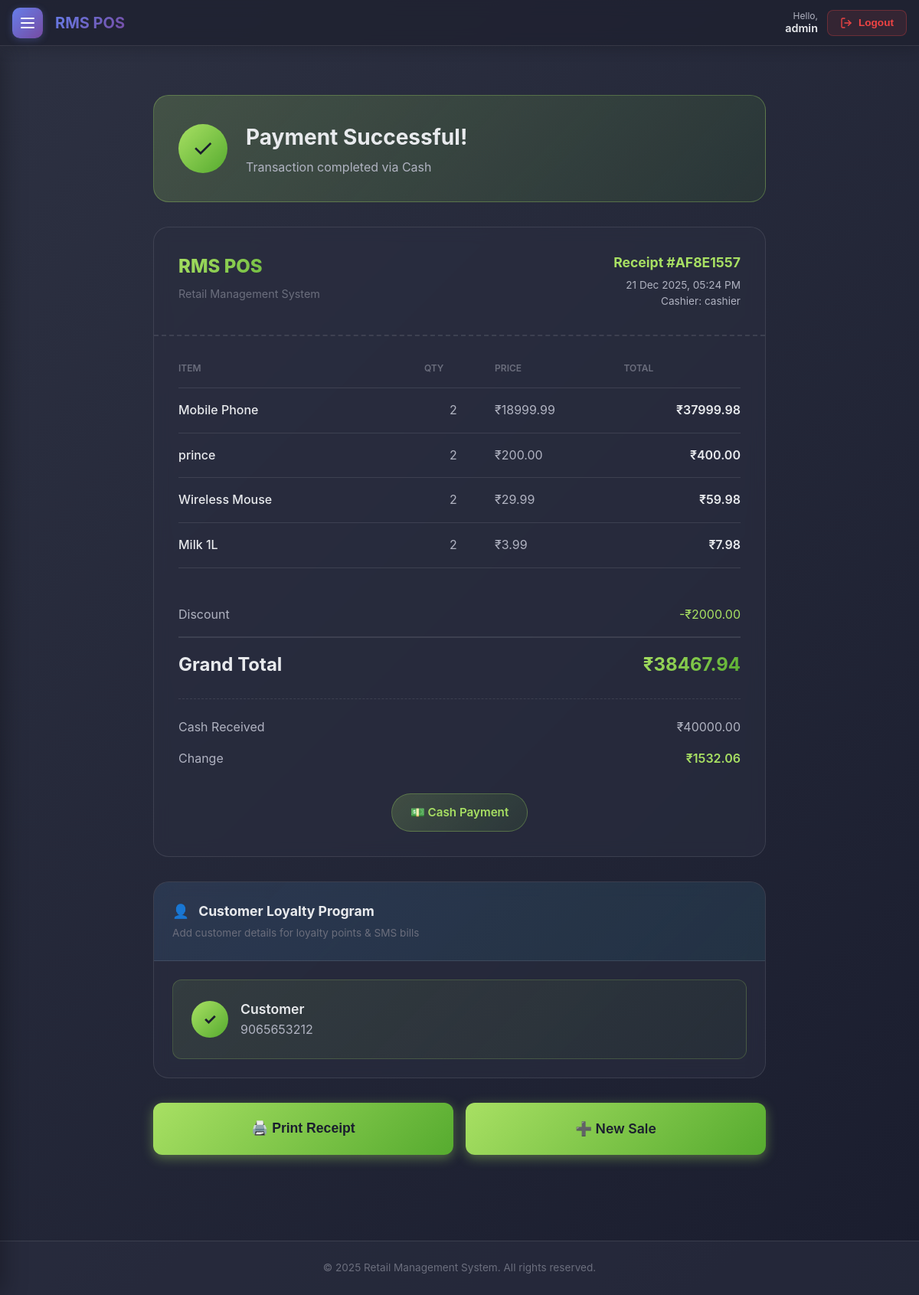
The app's page /pos/receipt/22/ (signed in) with its own data.
### rms_pos/accounts/models.py (models this page shows, shortened)
class User(AbstractUser):
    ROLE_CHOICES = (
        ('admin', 'Admin'),
        ('manager', 'Inventory Manager'),
        ('cashier', 'Cashier'),
    )
    role = models.CharField(max_length=20, choices=ROLE_CHOICES, default='cashier')
    created_by = models.ForeignKey('self', on_delete=models.SET_NULL, null=True, blank=True, related_name='created_users')
    created_at = models.DateTimeField(auto_now_add=True, null=True)
    def can_manage_users(self):
        return self.role in ('admin', 'manager')

### rms_pos/pos/models.py (models this page shows, shortened)
class Sale(models.Model):
    PAYMENT_CHOICES = (
        ('cash', 'Cash'),
        ('card', 'Card'),
        ('upi', 'UPI'),
    )
    cashier = models.ForeignKey(settings.AUTH_USER_MODEL, on_delete=models.SET_NULL, null=True, related_name='sales')
    total_amount = models.DecimalField(max_digits=10, decimal_places=2)
    tax_amount = models.DecimalField(max_digits=10, decimal_places=2, default=0)
    discount_amount = models.DecimalField(max_digits=10, decimal_places=2, default=0)
    created_at = models.DateTimeField(auto_now_add=True)
    receipt_number = models.CharField(max_length=50, unique=True, blank=True)
    payment_method = models.CharField(max_length=10, choices=PAYMENT_CHOICES, default='cash')
    cash_received = models.DecimalField(max_digits=10, decimal_places=2, null=True, blank=True)
    change_amount = models.DecimalField(max_digits=10, decimal_places=2, null=True, blank=True)
    customer_name = models.CharField(max_length=200, blank=True)
    customer_mobile = models.CharField(max_length=15, blank=True)
    is_completed = models.BooleanField(default=False)

class SaleItem(models.Model):
    sale = models.ForeignKey(Sale, on_delete=models.CASCADE, related_name='items')
    product = models.ForeignKey(Product, on_delete=models.SET_NULL, null=True)
    quantity = models.IntegerField(default=1)
    price_at_sale = models.DecimalField(max_digits=10, decimal_places=2)
    subtotal = models.DecimalField(max_digits=10, decimal_places=2)

### rms_pos/inventory/models.py (models this page shows, shortened)
class Product(models.Model):
    name = models.CharField(max_length=200)
    category = models.ForeignKey(Category, on_delete=models.CASCADE, related_name='products')
    barcode = models.CharField(max_length=100, unique=True)
    price = models.DecimalField(max_digits=10, decimal_places=2)
    discount_percentage = models.DecimalField(max_digits=5, decimal_places=2, default=0, help_text="Discount percentage (0-100)")
    cost = models.DecimalField(max_digits=10, decimal_places=2, help_text="Cost price per unit")
    stock_quantity = models.IntegerField(default=0)
    image = models.ImageField(upload_to='products/', blank=True, null=True)
    created_at = models.DateTimeField(auto_now_add=True)
    updated_at = models.DateTimeField(auto_now=True)

### rms_pos/pos/views.py (the view)
# urls.py: path('receipt/<int:sale_id>/', views.receipt_page, name='receipt_page'),
@login_required
def receipt_page(request, sale_id):
    sale = get_object_or_404(Sale, id=sale_id)
    items = sale.items.select_related('product').all()
    return render(request, 'pos/receipt.html', {
        'sale': sale,
        'items': items
    })

### rms_pos/templates/pos/receipt.html (shortened to what this page needs)
{% extends 'base.html' %}
{% block content %}
<div class="container" style="padding: 2rem 2rem;">
    <div class="receipt-page">
        <div class="success-banner">
            <div class="success-icon">✓</div>
            <div class="success-text">
                <h1>Payment Successful!</h1>
                <p>Transaction completed via {{ sale.get_payment_method_display }}</p>
            </div>
        </div>
        <div class="receipt-card">
            <div class="receipt-header">
                <div class="store-info">
                    <h2 class="store-name">RMS POS</h2>
                    <p>Retail Management System</p>
                </div>
                <div class="receipt-meta">
                    <div class="receipt-number">Receipt #{{ sale.receipt_number }}</div>
                    <div class="receipt-date">{{ sale.created_at|date:"d M Y, h:i A" }}</div>
                    <div class="cashier">Cashier: {{ sale.cashier.username }}</div>
                </div>
            </div>
            <div class="receipt-body">
                <div class="receipt-items">
                    <div class="items-header">
                        <span>Item</span>
                        <span>Qty</span>
                        <span>Price</span>
                        <span>Total</span>
                    </div>
                    {% for item in items %}
                    <div class="receipt-item">
                        <span class="item-name">{{ item.product.name }}</span>
                        <span class="item-qty">{{ item.quantity }}</span>
                        <span class="item-price">₹{{ item.price_at_sale }}</span>
                        <span class="item-total">₹{{ item.subtotal }}</span>
                    </div>
                    {% endfor %}
                </div>
                <div class="receipt-totals">
                    {% if sale.discount_amount > 0 %}
                    <div class="total-row">
                        <span>Discount</span>
                        <span class="discount-amount">-₹{{ sale.discount_amount }}</span>
                    </div>
                    {% endif %}
                    <div class="total-row grand-total">
                        <span>Grand Total</span>
                        <span>₹{{ sale.total_amount }}</span>
                    </div>
                    {% if sale.payment_method == 'cash' %}
                    <div class="cash-details">
                        <div class="total-row">
                            <span>Cash Received</span>
                            <span>₹{{ sale.cash_received }}</span>
                        </div>
                        <div class="total-row change">
                            <span>Change</span>
                            <span>₹{{ sale.change_amount }}</span>
                        </div>
                    </div>
                    {% endif %}
                </div>
                <div class="payment-method-badge">
                    {% if sale.payment_method == 'cash' %}
                    <span class="badge badge-cash">💵 Cash Payment</span>
                    {% elif sale.payment_method == 'card' %}
                    <span class="badge badge-card">💳 Card Payment</span>
                    {% else %}
                    <span class="badge badge-upi">📱 UPI Payment</span>
                    {% endif %}
                </div>
            </div>
        </div>
        <div class="customer-card">
            <div class="card-header">
                <h3>
                    <span style="margin-right: 0.5rem;">👤</span>
                    Customer Loyalty Program
                </h3>
                <p>Add customer details for loyalty points & SMS bills</p>
            </div>
            <div class="card-body">
                {% if sale.customer_name or sale.customer_mobile %}
                <div class="customer-saved">
                    <div class="saved-icon">✓</div>
                    <div class="saved-info">
                        <p class="customer-name-display">{{ sale.customer_name|default:"Customer" }}</p>
                        <p class="customer-mobile-display">{{ sale.customer_mobile }}</p>
                    </div>
                </div>
                {% endif %}
            </div>
        </div>
        <div class="action-buttons">
            <button class="btn btn-primary print-btn" onclick="window.print()">
                🖨️ Print Receipt
            </button>
            <a href="{% url 'pos_dashboard' %}" class="btn btn-primary new-sale-btn">
                ➕ New Sale
            </a>
        </div>
    </div>
</div>
{% endblock %}

### rms_pos/templates/base.html (shortened to what this page needs)
{% load static %}
<!DOCTYPE html>
<html lang="en">
<head>
    <link href="{% static 'css/styles.css' %}" rel="stylesheet">
    <link href="{% static 'css/purple_theme.css' %}" rel="stylesheet">
</head>
<body>
    {% if user.is_authenticated %}
    <header class="top-navbar">
        <div class="navbar-left">
            <button class="menu-toggle" id="menuToggle" aria-label="Toggle menu">
                <span></span>
                <span></span>
                <span></span>
            </button>
            <div class="navbar-brand">RMS POS</div>
        </div>
        <div class="navbar-right">
            <div class="navbar-user">
                <div class="navbar-greeting">
                    <span class="navbar-greeting-text">Hello,</span>
                    <span class="navbar-username">{{ user.username }}</span>
                </div>
                <form method="post" action="{% url 'logout' %}" style="margin: 0;">
                    <button type="submit" class="navbar-logout-btn">
                        <span>Logout</span>
                    </button>
                </form>
            </div>
        </div>
    </header>
    {% endif %}
    <main class="container" style="padding-top: 2rem; padding-bottom: 2rem; min-height: calc(100vh - 12rem);">
        {% block content %}{% endblock %}
    </main>
    <footer>
        <div class="container">
            <p class="footer-text">&copy; {% now "Y" %} Retail Management System. All rights reserved.</p>
        </div>
    </footer>
</body>
</html>

### rms_pos/static/css/styles.css (style rules this page uses)
:root { --bg-body: #1a1d2e; --bg-gradient: linear-gradient(135deg, #2d3142 0%, #1a1d2e 100%); --text-primary: #e8eaed; --text-secondary: #b0b3c1; --text-muted: #6b6e7d; --nav-bg: rgba(30, 33, 48, 0.8); --border-color: rgba(255, 255, 255, 0.1); --border-color-hover: rgba(168, 224, 99, 0.5); --card-bg: rgba(42, 46, 64, 0.6); --card-shadow: 0 8px 32px rgba(0, 0, 0, 0.3); --input-bg: rgba(30, 33, 48, 0.6); --input-focus-bg: rgba(30, 33, 48, 0.8); --table-bg: rgba(42, 46, 64, 0.6); --table-header-bg: rgba(30, 33, 48, 0.8); --table-hover-bg: rgba(255, 255, 255, 0.03); --accent-start: #a8e063; --accent-middle: #84cc16; --accent-end: #56ab2f; --accent-gradient: linear-gradient(135deg, var(--accent-start) 0%, var(--accent-end) 100%); --accent-shadow: rgba(168, 224, 99, 0.4); --btn-secondary-bg: rgba(255, 255, 255, 0.1); --btn-secondary-border: rgba(255, 255, 255, 0.2); --btn-secondary-hover-bg: rgba(255, 255, 255, 0.15); }
* { margin: 0; padding: 0; box-sizing: border-box; }
body { font-family: -apple-system, BlinkMacSystemFont, 'Segoe UI', Roboto, 'Helvetica Neue', Arial, sans-serif; background: var(--bg-gradient); color: var(--text-primary); line-height: 1.6; min-height: 100vh; }
.container { max-width: 1400px; margin: 0 auto; padding: 0 2rem; }
.btn { padding: 0.7rem 1.5rem; border-radius: 12px; font-weight: 600; cursor: pointer; border: none; transition: all 0.3s; text-decoration: none; display: inline-block; font-size: 0.9rem; }
.btn-primary { background: var(--accent-gradient); color: #1a1d2e; box-shadow: 0 4px 15px var(--accent-shadow); }
.card-header { padding: 1.5rem; border-bottom: 1px solid var(--border-color); }
.card-body { padding: 1.5rem; }
.badge { display: inline-block; padding: 0.4rem 1rem; font-size: 0.75rem; font-weight: 600; border-radius: 20px; }
footer { background: var(--card-bg); border-top: 1px solid var(--border-color); padding: 1.5rem 0; margin-top: 3rem; }
.footer-text { text-align: center; color: var(--text-muted); font-size: 0.85rem; }

### rms_pos/templates/base.html (style rules this page uses)
.top-navbar { position: fixed; top: 0; left: 0; right: 0; height: 60px; background: var(--nav-bg); backdrop-filter: blur(10px); border-bottom: 1px solid var(--border-color); z-index: 1002; display: flex; align-items: center; justify-content: space-between; padding: 0 1rem; box-shadow: 0 2px 20px rgba(0, 0, 0, 0.2); }
.navbar-left { display: flex; align-items: center; gap: 1rem; }
.navbar-brand { font-size: 1.25rem; font-weight: 700; background: linear-gradient(135deg, #667eea 0%, #764ba2 100%); -webkit-background-clip: text; -webkit-text-fill-color: transparent; background-clip: text; }
.navbar-right { display: flex; align-items: center; gap: 1rem; }
.navbar-user { display: flex; align-items: center; gap: 0.75rem; }
.navbar-greeting { display: flex; flex-direction: column; line-height: 1.2; text-align: right; }
.navbar-greeting-text { font-size: 0.75rem; color: var(--text-secondary); }
.navbar-username { font-weight: 600; color: var(--text-primary); font-size: 0.9rem; }
.navbar-logout-btn { padding: 0.5rem 1rem; background: rgba(239, 68, 68, 0.1); border: 1px solid rgba(239, 68, 68, 0.3); border-radius: 8px; color: #ef4444; cursor: pointer; transition: all 0.2s ease; font-weight: 600; font-size: 0.85rem; display: flex; align-items: center; gap: 0.5rem; }
.menu-toggle { width: 40px; height: 40px; background: linear-gradient(135deg, #667eea 0%, #764ba2 100%); border: none; border-radius: 10px; cursor: pointer; display: flex; flex-direction: column; align-items: center; justify-content: center; gap: 4px; padding: 10px; box-shadow: 0 2px 10px rgba(102, 126, 234, 0.3); transition: all 0.3s ease; }
.menu-toggle span { display: block; width: 18px; height: 2px; background: #fff; border-radius: 2px; transition: all 0.3s ease; }
body { padding-top: 60px; }

### records on screen
User: username "admin"
Sale: payment_method "Cash", receipt_number "AF8E1557", created_at "21 Dec 2025, 05:24 PM", cashier.username "cashier", discount_amount "2000.00", total_amount "38467.94", cash_received "40000.00", change_amount "1532.06", customer_name "Customer", customer_mobile "9065653212"
SaleItem: product.name "Mobile Phone", quantity "2", price_at_sale "18999.99", subtotal "37999.98"
SaleItem: product.name "prince", quantity "2", price_at_sale "200.00", subtotal "400.00"
SaleItem: product.name "Wireless Mouse", quantity "2", price_at_sale "29.99", subtotal "59.98"
SaleItem: product.name "Milk 1L", quantity "2", price_at_sale "3.99", subtotal "7.98"
